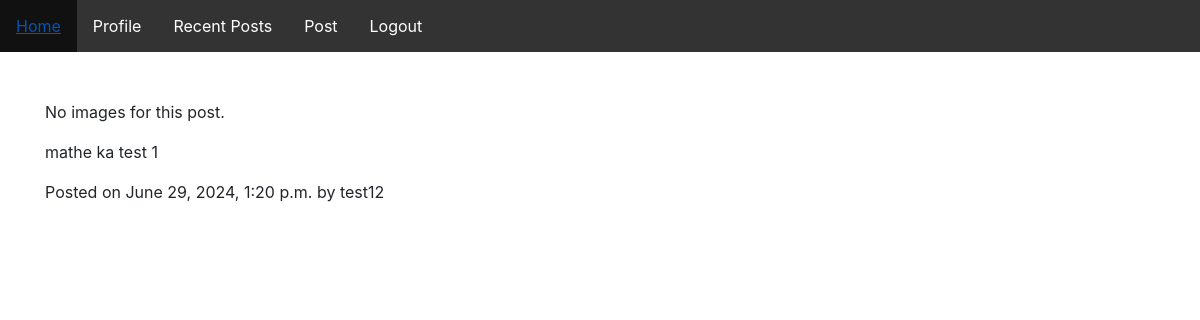
Page /post/1 (signed in) on the committed database.
### main/models.py (models this page shows, shortened)
class Post(models.Model):
    title = models.CharField(max_length=255, default="")
    classtest = models.ForeignKey(ClassTest, on_delete=models.CASCADE, default=None)
    content = models.TextField()
    image = models.ImageField(upload_to='post_images/', blank=True)
    author = models.ForeignKey(CustomUser, on_delete=models.CASCADE)
    date_posted = models.DateTimeField(auto_now_add=True)
    likes = models.ManyToManyField(CustomUser, related_name='likes', blank=True)
    full_name = models.CharField(max_length=255, blank=True)

class CustomUser(AbstractUser):
    fullname = models.CharField(max_length=100)
    username = models.CharField(max_length=100, unique=True)
    email = models.EmailField(max_length=100)
    school_class = models.CharField(max_length=100)
    account_balance = models.FloatField(default=0.0)
    account_type = models.CharField(max_length=100, default="Student")
    REQUIRED_FIELDS = ['fullname', 'email', 'school_class']
    USERNAME_FIELD = 'username'
    is_anonymous = False
    is_authenticated = True
    is_active = True

### main/views.py (the view)
# urls.py: path("post/<int:post_id>", views.post_detail, name="post_detail"),
@login_required
def post_detail(request, post_id):
    post = Post.objects.get(id=post_id)
    images = post.images.all()  # Retrieve all images related to the post
    return render(request, 'post_detail.html', {'post': post, 'images': images})

### main/templates/post_detail.html (shortened to what this page needs)
<!DOCTYPE html>
{% include "header.html" %}
<html lang="en">
<head>
    <link href="https://stackpath.bootstrapcdn.com/bootstrap/4.5.0/css/bootstrap.min.css" rel="stylesheet">
</head>
<body>
    <div class="container">
        {% for image in images %}
            <img src="{{ image.url }}" alt="{{ post.title }}">
        {% empty %}
            <p>No images for this post.</p>
        {% endfor %}
        <p>{{ post.content }}</p>
        <p>Posted on {{ post.date_posted }} by {{ post.author.username }}</p>
    </div>
</body>
</html>

### main/templates/header.html (style rules this page uses)
body { margin: 0; }

### rows in the picture
Post: content "mathe ka test 1", date_posted "June 29, 2024, 1:20 p.m.", author.username "test12"
